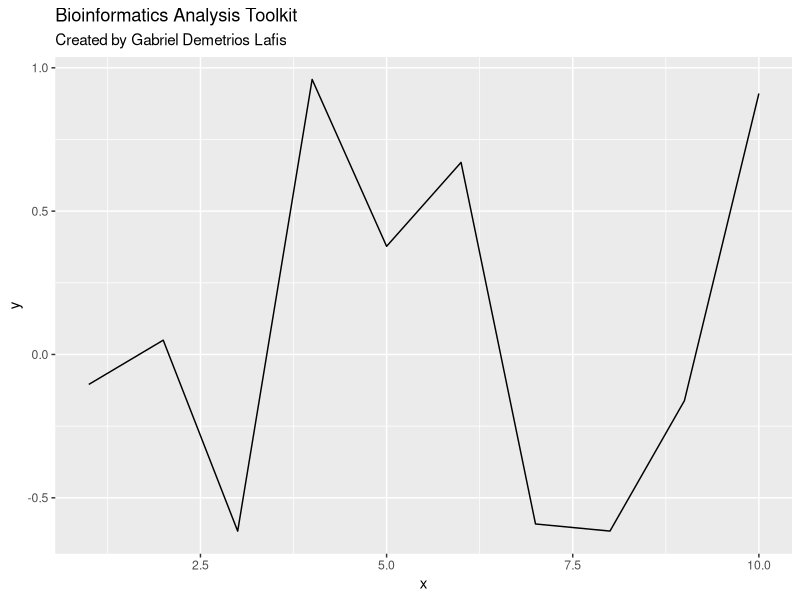

This figure's R source:
# Bioinformatics Analysis Toolkit
# Author: Gabriel Demetrios Lafis

library(ggplot2)
library(dplyr)

# Main function
main <- function() {
    cat("🚀 Bioinformatics Analysis Toolkit\n")
    cat("👨💻 Created by Gabriel Demetrios Lafis\n\n")
    
    # Sample data
    data <- data.frame(
        x = 1:10,
        y = rnorm(10)
    )
    
    # Create plot
    plot <- ggplot(data, aes(x = x, y = y)) +
        geom_line() +
        labs(title = "Bioinformatics Analysis Toolkit", 
             subtitle = "Created by Gabriel Demetrios Lafis")
    
    print(plot)
    cat("✅ Analysis complete!\n")
}

# Run main function
main()
